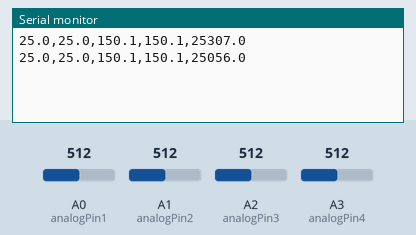
This sketch was run on a simulated Arduino Uno, built with avr-gcc and run on an emulated ATmega328P. Parts: the last lines printed to the serial monitor. The inputs (shaded band) are chosen by the test bench; at power-on: A0 (analogPin1) = 512, A1 (analogPin2) = 512, A2 (analogPin3) = 512, A3 (analogPin4) = 512. Random numbers use the default seed unless the sketch sets one.

Above: at 1.8 s.
1.9 s: A0 (analogPin1) set to 716
At 2.8 s:
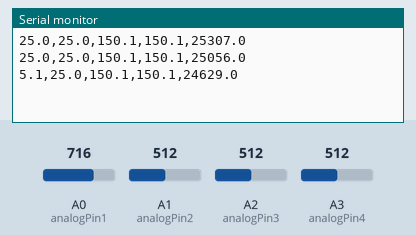
3.4 s: A1 (analogPin2) set to 716
At 4.7 s:
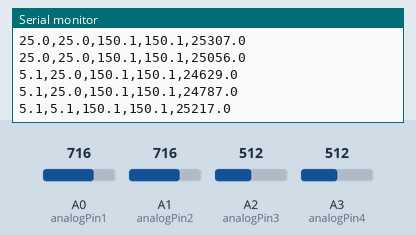
4.9 s: A2 (analogPin3) set to 716
At 5.5 s:
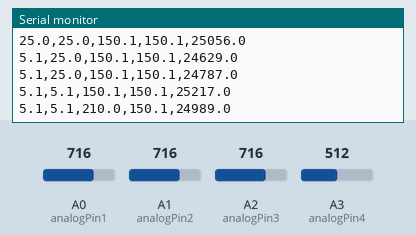
6.4 s: A3 (analogPin4) set to 716
At 7.7 s:
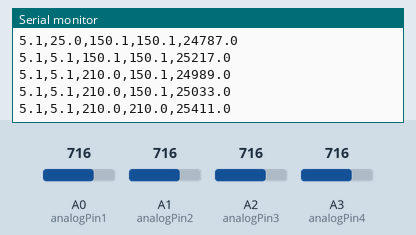
7.9 s: A0 (analogPin1) set to 992
At 8.8 s:
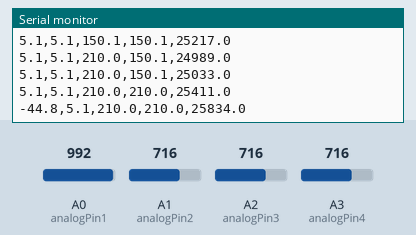
9.4 s: A1 (analogPin2) set to 992
At 10.8 s:
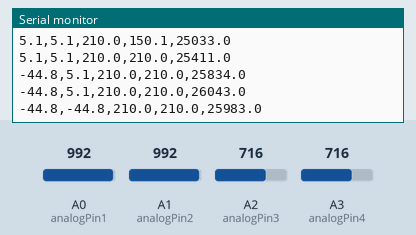
Timing chart, 0 to 11.9 s (numbered marks = the images above; inputs shaded):
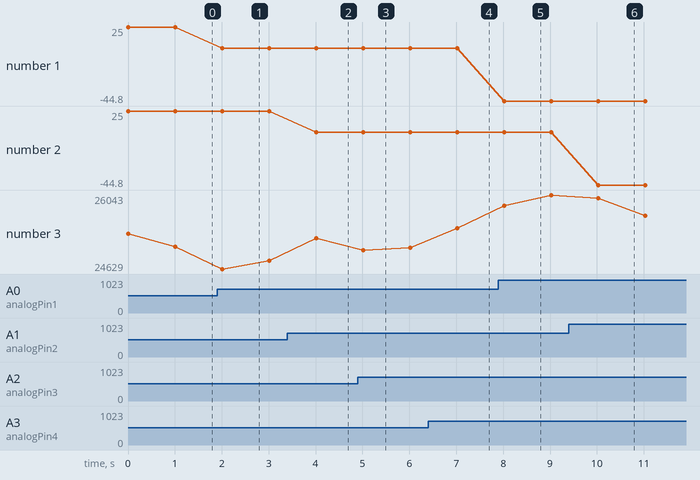

Measured:
- after the input at 1.9 s, the serial monitor: prints a new line after 0.11 s (image 1)
- after the input at 3.4 s, the serial monitor: prints a new line after 0.61 s (image 2)
- after the input at 4.9 s, the serial monitor: prints a new line after 0.12 s (image 3)
- after the input at 6.4 s, the serial monitor: prints a new line after 0.62 s (image 4)
- after the input at 7.9 s, the serial monitor: prints a new line after 0.12 s (image 5)
- after the input at 9.4 s, the serial monitor: prints a new line after 0.63 s (image 6)
- plotted number 1: 25 → 5.1 after the input at 1.9 s, 5.1 → -44.8 after the input at 7.9 s

The sketch:

Voltage_Divider.ino
```cpp
// Define the analog input pins
const int analogPin1 = A0;
const int analogPin2 = A1;
const int analogPin3 = A2;
const int analogPin4 = A3;

// Power monitoring configuration (commented out but preserved)
/*
const int PULSE_INPUT_PIN = 2;    // Digital pin for pulse input
const float WHPP = 0.375;         // Watt-hours per pulse (example for 15A CT on 3Y-208)
const unsigned long DEBOUNCE_DELAY = 50;
const unsigned long UPDATE_INTERVAL = 1000;  // Update interval (ms)

// Power calculation variables
volatile unsigned long pulseCount = 0;
volatile unsigned long lastPulseTime = 0;
unsigned long lastUpdateTime = 0;
float instantPower = 0.0;

void ICACHE_RAM_ATTR pulseCounter() {
  unsigned long currentTime = millis();
  if ((currentTime - lastPulseTime) > DEBOUNCE_DELAY) {
    pulseCount++;
    lastPulseTime = currentTime;
  }
}

void calculatePower() {
  noInterrupts();
  unsigned long pulses = pulseCount;
  pulseCount = 0;
  interrupts();

  // Calculate power based on pulse count over the last interval
  instantPower = (float)pulses * WHPP * (3600.0 / (UPDATE_INTERVAL / 1000.0));
}
*/

// Simulated power value (reasonable for a chiller system)
float simulatedPower = 25000.0; // Starting at 25kW

// Variables to store sensor readings
int sensorValue1 = 0;
int sensorValue2 = 0;
int sensorValue3 = 0;
int sensorValue4 = 0;

// Known resistor values (10k ohms)
float R1 = 10000.00;
float R2 = 10000.00;

// Steinhart-Hart coefficients
const float A = 0.001028904003803319;
const float B = 0.00023917243029486095;
const float C = 1.5647042887059707e-07;

// Function to calculate temperature from resistance
float calculateTemperature(float resistance) {
    float steinhart;
    steinhart = log(resistance);
    steinhart = A + B * steinhart + C * steinhart * steinhart * steinhart;
    steinhart = 1.0 / steinhart;
    steinhart -= 273.15;
    return steinhart;
}

void setup() {
    Serial.begin(9600);

    // Power monitoring setup (commented out)
    /*
    pinMode(PULSE_INPUT_PIN, INPUT_PULLUP);
    attachInterrupt(digitalPinToInterrupt(PULSE_INPUT_PIN), pulseCounter, FALLING);
    */
}

void loop() {
    // Read values from sensors
    sensorValue1 = analogRead(analogPin1);
    sensorValue2 = analogRead(analogPin2);
    sensorValue3 = analogRead(analogPin3);
    sensorValue4 = analogRead(analogPin4);

    // Calculate voltage for temperature sensors
    float voltage1 = sensorValue1 * (5.0 / 1023.0);
    float voltage2 = sensorValue2 * (5.0 / 1023.0);

    // Calculate resistance for temperature sensors
    float resistance1 = R1 * voltage1 / (5.0 - voltage1);
    float resistance2 = R2 * voltage2 / (5.0 - voltage2);

    // Calculate temperatures
    float temp1 = calculateTemperature(resistance1);
    float temp2 = calculateTemperature(resistance2);

    // Calculate pressures
    float pres1 = sensorValue3 * (1.0 / 1023.0) * 300;
    float pres2 = sensorValue4 * (1.0 / 1023.0) * 300;

    // Power calculation code (commented out)
    /*
    if (millis() - lastUpdateTime >= UPDATE_INTERVAL) {
        calculatePower();
        lastUpdateTime = millis();
    }
    */

    // Instead, use simulated power value
    simulatedPower += random(-500, 500);  // Add random variation
    if (simulatedPower < 20000) simulatedPower = 20000;  // Min 20kW
    if (simulatedPower > 30000) simulatedPower = 30000;  // Max 30kW

    // Send data: T1,T2,Pres1,Pres2,Power
    Serial.print(temp1, 1);
    Serial.print(",");
    Serial.print(temp2, 1);
    Serial.print(",");
    Serial.print(pres1, 1);
    Serial.print(",");
    Serial.print(pres2, 1);
    Serial.print(",");
    Serial.println(simulatedPower, 1);

    delay(1000); // Wait for a second before next reading
}
```
